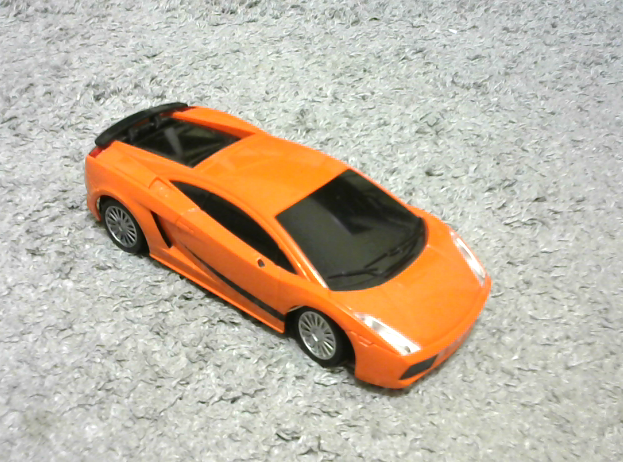
#> input picture lambo.png, 623 x 462 px, given in place of File location:Lena, which was not available
$ python 'CV Basics.py'
#> lines starting #> are read from the running program, lines starting #| are printed output that depends on the picture; after the words box and inside, x2 and y2 are one past the last pixel; in counts of white or black regions, pixels touching at a corner belong together; pictures that were not available may be replaced by others from this repository, and a replacement may not be noted
import cv2
import numpy as np
#Read Image
img = cv2.imread("File location:Lena")
#> img is the input picture: shape (462, 623, 3); mean B, G, R 161.3, 179.4, 192.2
cv2.imshow("Lena Soderberg",img)
cv2.waitKey(0)

#Read Webcam
frameWidth = 1280
frameHeight = 720
#Web cam- 0 default webcam
#1,2,3 indicated other connected webcams
cap = cv2.VideoCapture(0)
cap.set(3, frameWidth)
cap.set(4, frameHeight)
cap.set(10,100)
while True:
    success, img = cap.read()
    cv2.imshow("Result", img)
    if cv2.waitKey(1)==ord('q'):
#> (key q is pressed here)
        break
cv2.destroyAllWindows()

#Basic Image processing
img = cv2.imread("File location:Lena")
imgResize = cv2.resize(img, dsize= (400, 400))
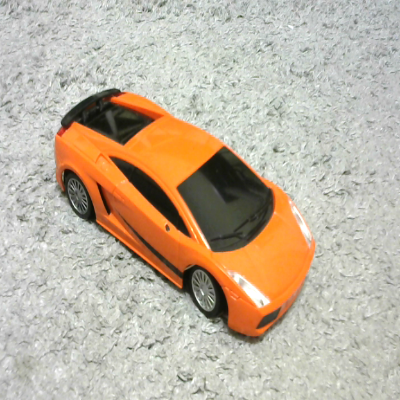
#> imgResize: shape (400, 400, 3); mean B, G, R 161.2, 179.3, 192.1
kernel = np.ones((2, 2), np.uint8)
imgGray = cv2.cvtColor(imgResize, cv2.COLOR_BGR2GRAY)
imgBlur = cv2.GaussianBlur(imgResize, (7, 7), 0)
imgCanny = cv2.Canny(imgGray,150,250)
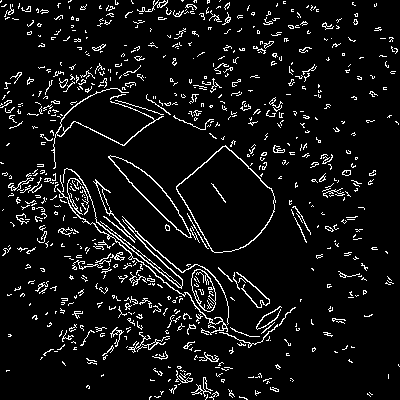
#> imgCanny: shape (400, 400); 7.1% white in thin lines or dots
imgDialation = cv2.dilate(imgCanny, kernel, iterations=1)
#> imgDialation: shape (400, 400); 15.9% white; 381 white regions (119 under 20 px), largest, box (x1, y1, x2, y2) and area: (44, 168, 297, 349) 5102, (108, 140, 277, 254) 1707, (27, 78, 165, 170) 1472
imgEroded = cv2.erode(imgDialation, kernel, iterations=1)
#> imgEroded: shape (400, 400); 8.9% white in thin lines or dots

cv2.imshow("Original Image",imgResize)
cv2.imshow("Gray Image", imgGray)
cv2.imshow("Blur Image", imgBlur)
cv2.imshow("Canny Image", imgCanny)
cv2.imshow("Dialation Image", imgDialation)
cv2.imshow("Eroded Image", imgEroded)
cv2.waitKey(0)

#resizing and croping
img = cv2.imread("File location:Lambo")
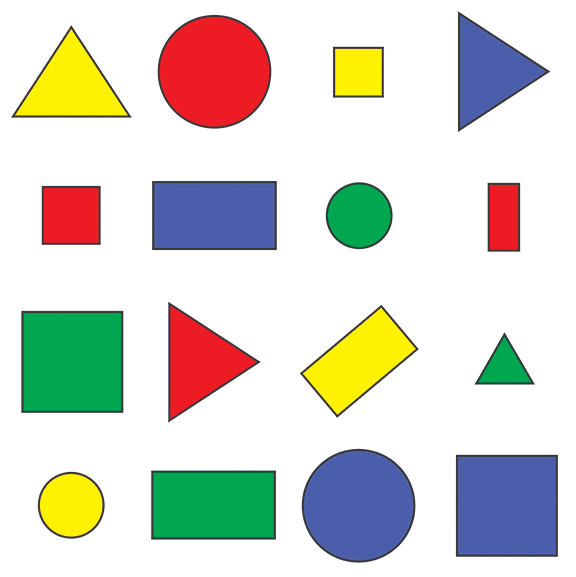
#> input picture shapes.png, 576 x 577 px, given in place of File location:Lambo, which was not available
#> img is the input picture: shape (577, 576, 3); mean B, G, R 205.1, 214.3, 214.2
imgResize = cv2.resize(img, dsize = (500,500))
#> imgResize: shape (500, 500, 3)

imgCropped = imgResize[0:200, 200:500]
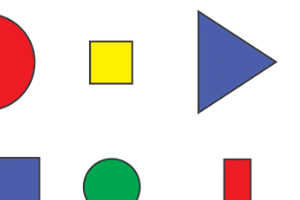
#> imgCropped: shape (200, 300, 3); mean B, G, R 218.3, 220.3, 225.2

cv2.imshow("Image", img)
cv2.imshow("Image Resize",imgResize)
cv2.imshow("Image Cropped", imgCropped)
cv2.waitKey(0)

#Shapes and text
img = np.zeros((512, 512, 3), np.uint8)
# print(img)
#img[:]= 0,155,255

cv2.line(img, (0, 0), (img.shape[1], img.shape[0]), (0, 255, 0), 3)
cv2.rectangle(img, (0, 0), (250, 350), (0, 0, 255), 2)
#> img: shape (512, 512, 3)
cv2.circle(img, (400, 50), 20, (255, 255, 0), 5)
cv2.putText(img, " OPENCV  ", (300, 200), cv2.FONT_HERSHEY_COMPLEX, 1, (0, 150, 0), 3)

cv2.imshow("Image", img)
cv2.waitKey(0)

#warp perspective
img = cv2.imread("File Location:Cards")

width, height = 250, 350
x = np.float32([[111, 219], [287, 188], [154, 482], [352, 440]])
y = np.float32([[0, 0], [width, 0], [0, height], [width, height]])
matrix = cv2.getPerspectiveTransform(x,y)
imgOutput = cv2.warpPerspective(img, matrix, (width, height))
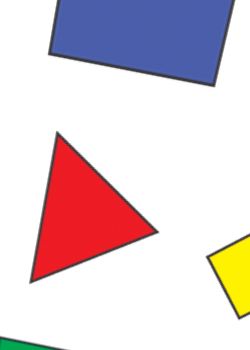
#> imgOutput: shape (350, 250, 3); mean B, G, R 211.6, 206.2, 222.8

cv2.imshow("Image", img)
cv2.imshow("Output", imgOutput)
cv2.waitKey(0)

#Joining Images
def stackImages(scale, imgArray):
    rows = len(imgArray)
    cols = len(imgArray[0])
    rowsAvailable = isinstance(imgArray[0], list)
    width = imgArray[0][0].shape[1]
    height = imgArray[0][0].shape[0]
    if rowsAvailable:
        for x in range(0, rows):
            for y in range(0, cols):
                if imgArray[x][y].shape[:2] == imgArray[0][0].shape[:2]:
                    imgArray[x][y] = cv2.resize(imgArray[x][y], (0, 0), None, scale, scale)
                else:
                    imgArray[x][y] = cv2.resize(imgArray[x][y], (imgArray[0][0].shape[1], imgArray[0][0].shape[0]),
                                                None, scale, scale)
                if len(imgArray[x][y].shape) == 2: imgArray[x][y] = cv2.cvtColor(imgArray[x][y], cv2.COLOR_GRAY2BGR)
        imageBlank = np.zeros((height, width, 3), np.uint8)
        hor = [imageBlank] * rows
        hor_con = [imageBlank] * rows
        for x in range(0, rows):
            hor[x] = np.hstack(imgArray[x])
        ver = np.vstack(hor)
    else:
        for x in range(0, rows):
            if imgArray[x].shape[:2] == imgArray[0].shape[:2]:
                imgArray[x] = cv2.resize(imgArray[x], (0, 0), None, scale, scale)
            else:
                imgArray[x] = cv2.resize(imgArray[x], (imgArray[0].shape[1], imgArray[0].shape[0]), None, scale, scale)
            if len(imgArray[x].shape) == 2: imgArray[x] = cv2.cvtColor(imgArray[x], cv2.COLOR_GRAY2BGR)
        hor = np.hstack(imgArray)
        ver = hor
    return ver


img = cv2.imread("File location:Lambo")
imgGray = cv2.cvtColor(img, cv2.COLOR_BGR2GRAY)
#> imgGray: shape (577, 576)
kernel = np.ones((5, 5), np.uint8)
imgBlur = cv2.GaussianBlur(imgGray, (17, 17), 0)
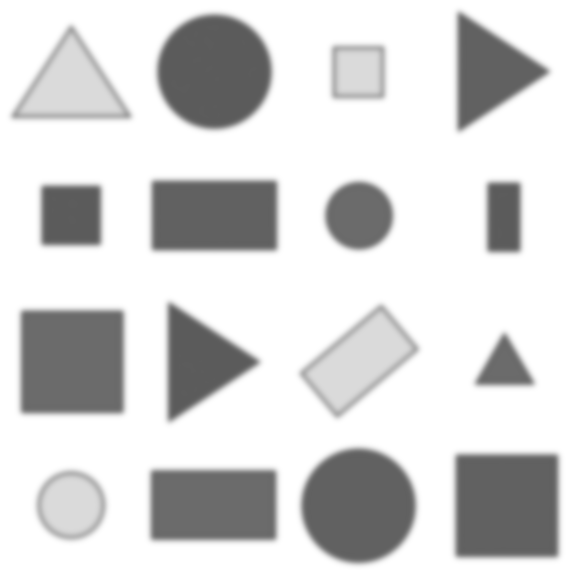
#> imgBlur: shape (577, 576); min 91, max 255, mean 213.2
imgCanny = cv2.Canny(img, 150, 200)
#> imgCanny: shape (577, 576); 2.6% white in thin lines or dots
imgDialation = cv2.dilate(imgCanny, kernel, iterations=1)
#> imgDialation: shape (577, 576); 10.8% white; 16 white regions, largest, box (x1, y1, x2, y2) and area: (299, 446, 418, 565) 2946, (155, 12, 274, 131) 2923, (298, 303, 421, 420) 2919
imgEroded = cv2.erode(imgDialation, kernel, iterations=1)
#> imgEroded: shape (577, 576); 4.2% white; 16 white regions, largest, box (x1, y1, x2, y2) and area: (152, 181, 277, 251) 1249, (457, 12, 550, 132) 1246, (300, 305, 419, 418) 1163


imgStack = stackImages(0.5, ([img, imgGray, imgBlur], [imgCanny, imgDialation, kernel]))
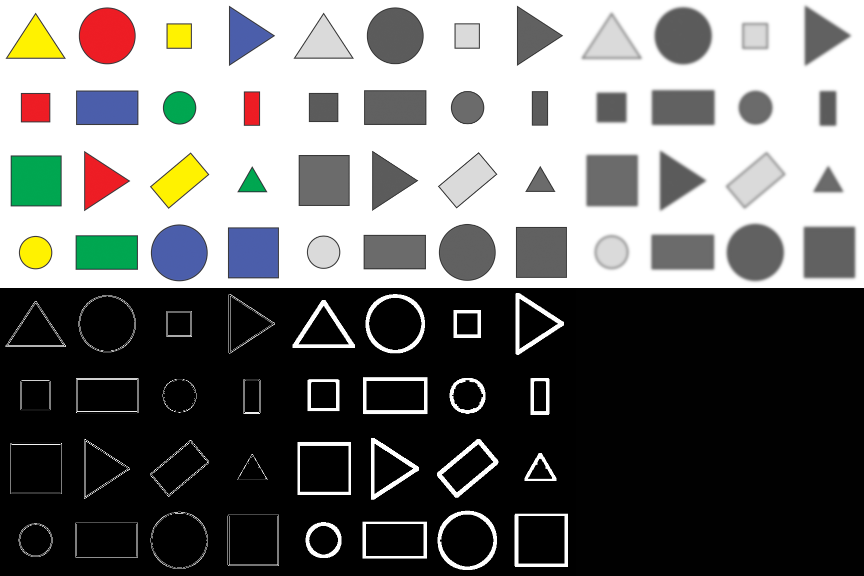
#> imgStack: shape (576, 864, 3); mean B, G, R 111.1, 112.6, 112.6

# [5 lines of commented-out code are left out]
cv2.imshow("ImageStack", imgStack)
cv2.waitKey(0)

#Color detection
def empty(a):
    pass
# [31 lines left out: function stackImages, not called in this run]

path="File location:lambo"

cv2.namedWindow("TrackBars")
cv2.resizeWindow("TrackBars", 740, 240)
cv2.createTrackbar("Hue Min", "TrackBars", 0, 179, empty)
cv2.createTrackbar("Hue Max", "TrackBars", 170, 179, empty)
cv2.createTrackbar("Sat Min", "TrackBars", 0, 255, empty)
cv2.createTrackbar("Sat Max", "TrackBars", 136, 255, empty)
cv2.createTrackbar("Val Min", "TrackBars", 144, 255, empty)
cv2.createTrackbar("Val Max", "TrackBars", 255, 255, empty)

while True:
    img = cv2.imread(path)
#> (the run stopped early here; a loop or call above may not have finished)
